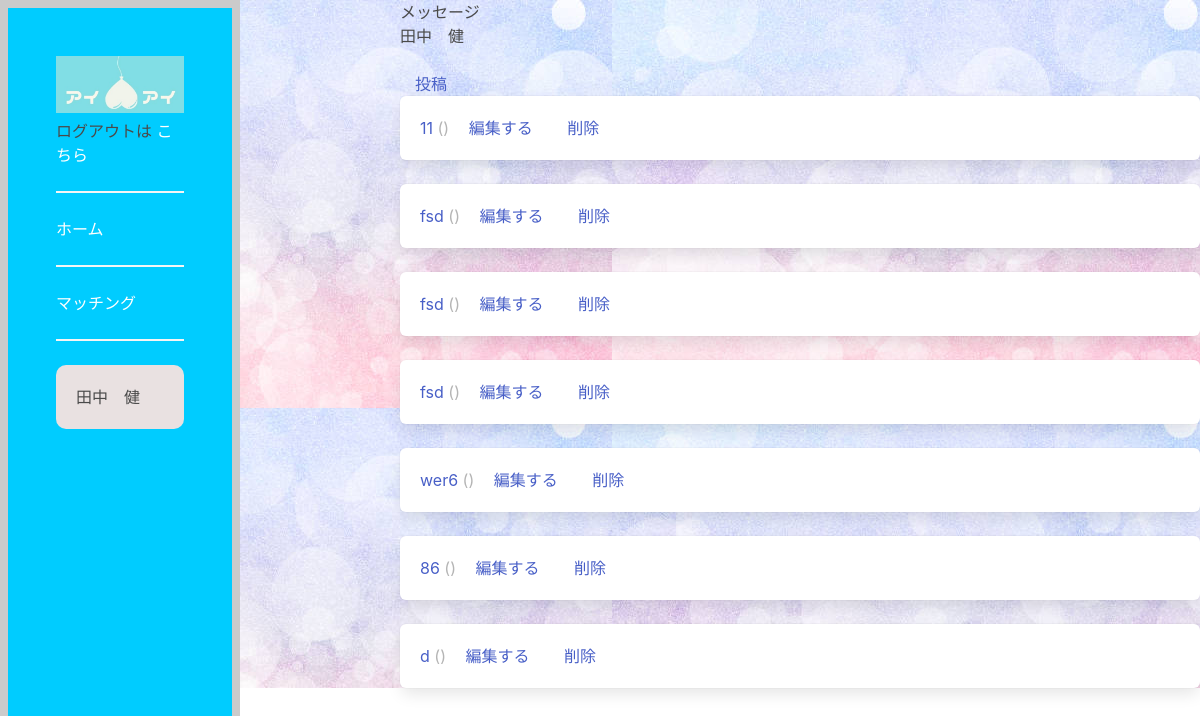
/UserView/27 (signed in), run on the app's committed database.
### dwitter/models.py (models this page shows, shortened)
class Account(models.Model):
    user = models.OneToOneField(User, on_delete=models.CASCADE)
    last_name = models.CharField(max_length=100)
    first_name = models.CharField(max_length=100)
    account_image = models.ImageField(upload_to="",blank=True)
    category = models.CharField(
        max_length=100,
        choices = CATEGORY,
    )
    area = models.CharField(max_length=100)
    age = models.CharField(max_length=100)
    hobby = models.CharField(max_length=100)

class Profile(models.Model):
    user = models.OneToOneField(User, on_delete=models.CASCADE)
    follows = models.ManyToManyField(
        "self",
        related_name = "followed_by",
        symmetrical= False,
        blank=True
    )

class Dweet(models.Model):
    user = models.ForeignKey(
        User, related_name="dweets", on_delete=models.DO_NOTHING
    )
    body = models.CharField(max_length=140)
    created = models.DateTimeField(auto_now_add=True)

### dwitter/views.py (the view)
# urls.py: path("UserView/<int:pk>", views.UserView.as_view(), name="UserView"),
class UserView(LoginRequiredMixin, DetailView):
    template_name = 'dwitter/message.html'
    model = Profile

### dwitter/templates/dwitter/message.html (shortened to what this page needs)
{% extends 'base.html' %}
{% block content %}
<p>メッセージ</p>
<p>{{profile.user.account.last_name}}　{{profile.user.account.first_name}}</p>
<p>{{profile.last_name}}　{{account.first_name}}</p>
{% if user.is_authenticated %}
{% if user.account.id == profile.user.account.id %}
<a href="{% url 'create' object.pk %}" class="btn btn-primary">投稿</a>
{% endif %}
{% endif %}
{% for dweet in profile.user.dweets.all %}
<a href="{% url 'comment' dweet.pk %}">
<div class="box">
    {{ dweet.body }}
    <span class="is-small has-text-grey-light">
        ({{ dweet.created_at }})
    </span>
    {% if user.is_authenticated %}
{% if user.account.id == profile.user.account.id %}
<a href="{% url 'update' dweet.pk %}" class="btn btn-primary">編集する</a>
<a href="{% url 'delete' dweet.id %}" class="btn btn-primary">削除</a>
{% endif %}
{% endif %}
</div>
</a>
{% endfor %}
{% endblock content %}

### dwitter/templates/base.html (shortened to what this page needs)
{% load static %}
<!DOCTYPE html>
<html lang="en">
<head>
     <link rel="stylesheet"
    href="https://cdn.jsdelivr.net/npm/bulma@0.9.3/css/bulma.min.css">
    <link rel="stylesheet" href="{% static 'css/dwitter.css' %}">
    <link rel="stylesheet" href="{% static 'css/dwitter-pages.css' %}">
</head>
<body>
    <section class=" is-success mb-4">
        <div class="hero-body">
            <img src={% static "css/main_image.jpg" %}>
            <p> ログアウトは
                <a href="{% url 'Logout' %}">こちら</a> <br>
                <hr>
                <a href="{% url 'dashboard' %}">ホーム</a> <br>
                <hr>
                <a href="{% url 'profile_list' %}">マッチング</a> <br>
                <hr>
            </p>
                <p class="login__user">{{user.account.last_name}}　{{user.account.first_name}}</p>
        </div>
        <div class="containera">
            <div class="">
                {% block content %}
                {% endblock content %}
            </div>
        </div>
</body>
</html>

### static/css/dwitter.css (style rules this page uses)
body { background-image: url(../css/BackGroundSample.jpg); }
.hero-body { height: 100%; width: 20%; background-color: #00CCFF; box-sizing: border-box; border: 8px solid rgb(203, 203, 203); position: fixed; }
.hero-body a { color: #fff; }
.containera { height: 100%; padding-left: 25em; }
.login__user { padding: 20px; border-radius: 10px; background-color: rgb(233, 225, 225); }

### static/css/dwitter-pages.css (style rules this page uses)
.btn { padding: 15px; }

### data on the page
Profile: user.account.last_name "田中", user.account.first_name "健"
Dweet: body "11"
Dweet: body "fsd"
Dweet: body "fsd"
Dweet: body "fsd"
Dweet: body "wer6"
Dweet: body "86"
Dweet: body "d"

### other printed values
{{ user.account.last_name }} "田中"
{{ user.account.first_name }} "健"
